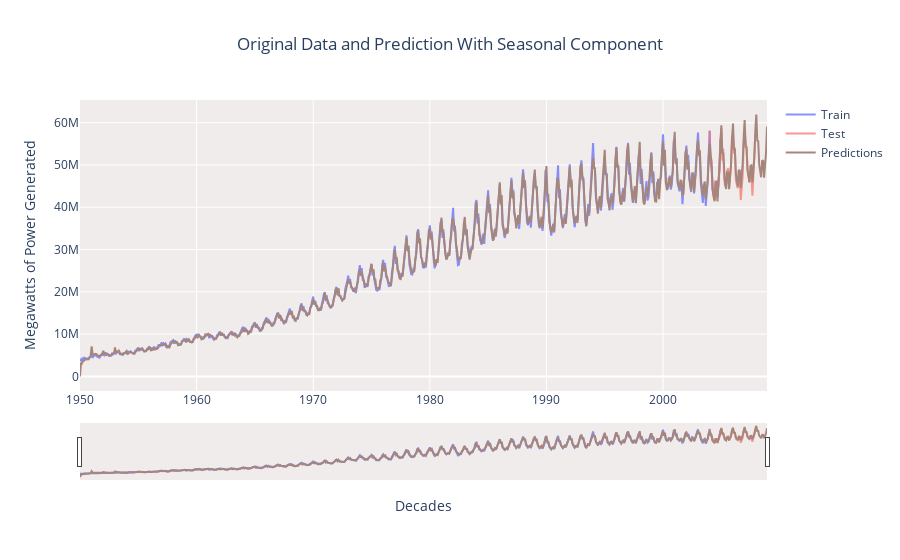

Here is the notebook cell this chart was saved with:
### Code cell
fig = go.Figure()
fig.add_trace(go.Scatter(x=train2.index, y=train2, mode='lines',opacity=0.75, name="Train"))
fig.add_trace(go.Scatter(x=test2.index, y=test2, mode='lines',line_color='#F8766D', opacity=0.75,name="Test"))
fig.add_trace(go.Scatter(x=predictions_seasonal.index, y=predictions_seasonal, mode='lines',
                        line_color='#A6857A', name="Predictions"))
fig.update_xaxes(rangeslider_visible=True)
fig.update_layout(
    yaxis_title="Megawatts of Power Generated ", 
    xaxis_title="Decades",
    title="Original Data and Prediction With Seasonal Component",
    title_x=0.5
)
fig.update_layout(plot_bgcolor='#F0ECEC')
fig.show()

### Figure 1 — Plotly figure (JSON) as saved in the notebook; plotly's stock layout.template omitted (floating-point values rounded to 4 significant figures; data arrays with more than 128 entries replaced by an {"elided": "..."} marker saying what was removed)
{"data": [{"mode": "lines", "name": "Train", "opacity": 0.75, "type": "scatter", "x": {"elided": "660 str values"}, "y": {"elided": "660 int values"}}, {"line": {"color": "#F8766D"}, "mode": "lines", "name": "Test", "opacity": 0.75, "type": "scatter", "x": ["2004-01-01T00:00:00", "2004-02-01T00:00:00", "2004-03-01T00:00:00", "2004-04-01T00:00:00", "2004-05-01T00:00:00", "2004-06-01T00:00:00", "2004-07-01T00:00:00", "2004-08-01T00:00:00", "2004-09-01T00:00:00", "2004-10-01T00:00:00", "2004-11-01T00:00:00", "2004-12-01T00:00:00", "2005-01-01T00:00:00", "2005-02-01T00:00:00", "2005-03-01T00:00:00", "2005-04-01T00:00:00", "2005-05-01T00:00:00", "2005-06-01T00:00:00", "2005-07-01T00:00:00", "2005-08-01T00:00:00", "2005-09-01T00:00:00", "2005-10-01T00:00:00", "2005-11-01T00:00:00", "2005-12-01T00:00:00", "2006-01-01T00:00:00", "2006-02-01T00:00:00", "2006-03-01T00:00:00", "2006-04-01T00:00:00", "2006-05-01T00:00:00", "2006-06-01T00:00:00", "2006-07-01T00:00:00", "2006-08-01T00:00:00", "2006-09-01T00:00:00", "2006-10-01T00:00:00", "2006-11-01T00:00:00", "2006-12-01T00:00:00", "2007-01-01T00:00:00", "2007-02-01T00:00:00", "2007-03-01T00:00:00", "2007-04-01T00:00:00", "2007-05-01T00:00:00", "2007-06-01T00:00:00", "2007-07-01T00:00:00", "2007-08-01T00:00:00", "2007-09-01T00:00:00", "2007-10-01T00:00:00", "2007-11-01T00:00:00", "2007-12-01T00:00:00"], "y": [58071726, 50420533, 49311591, 44234650, 42544138, 41747347, 46045442, 46070464, 42391075, 45654017, 48754118, 56046804, 58660124, 51031876, 53844989, 46504821, 45145394, 45769222, 48658569, 49206500, 44555418, 46967428, 50373952, 57092582, 56441389, 52672322, 54100224, 46323273, 45276180, 44511429, 48858918, 47752969, 41727894, 45416966, 47441533, 54574434, 57934815, 55195228, 54109989, 49001120, 47340338, 46084048, 47882404, 48161855, 42731316, 46575984, 51217155, 57338168]}, {"line": {"color": "#A6857A"}, "mode": "lines", "name": "Predictions", "type": "scatter", "x": {"elided": "708 str values"}, "y": {"elided": "708 float values"}}], "layout": {"plot_bgcolor": "#F0ECEC", "title": {"text": "Original Data and Prediction With Seasonal Component", "x": 0.5}, "xaxis": {"rangeslider": {"visible": true}, "title": {"text": "Decades"}}, "yaxis": {"title": {"text": "Megawatts of Power Generated "}}}}
